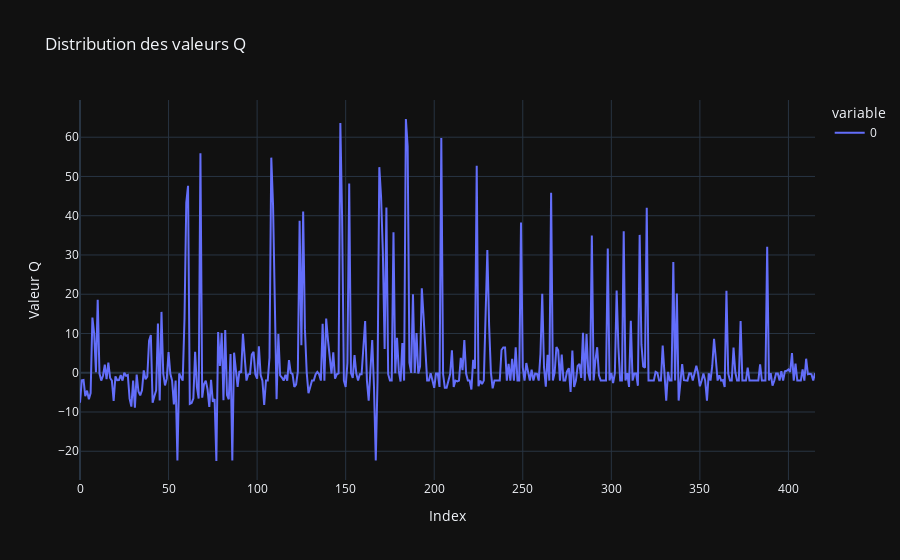

The code cell stored with this chart in its notebook:
### Code cell
import csv
import plotly.express as px

Q = {}

with open('../data/q_table.csv', newline='') as csvfile:
    reader = csv.DictReader(csvfile)
    for row in reader:
        # Convert keys and values properly
        state = eval(row['State'])  # safely parse the string to a tuple
        action = row['Action']
        value = float(row['Q_Value'])
        Q[(state, action)] = value

# Just to visualize the distribution of Q-values
val = list(Q.values())
fig = px.line(val, title="Distribution des valeurs Q").update_layout(
    xaxis_title="Index", yaxis_title="Valeur Q"
)
fig.show()

### Figure 1 — Plotly figure (JSON) as saved in the notebook; plotly's stock layout.template omitted (floating-point values rounded to 4 significant figures; data arrays with more than 128 entries replaced by an {"elided": "..."} marker saying what was removed)
{"data": [{"hovertemplate": "variable=0<br>index=%{x}<br>value=%{y}<extra></extra>", "legendgroup": "0", "line": {"color": "#636efa", "dash": "solid"}, "marker": {"symbol": "circle"}, "mode": "lines", "name": "0", "orientation": "v", "showlegend": true, "type": "scatter", "x": {"elided": "416 int values"}, "xaxis": "x", "y": {"elided": "416 float values"}, "yaxis": "y"}], "layout": {"legend": {"title": {"text": "variable"}, "tracegroupgap": 0}, "title": {"text": "Distribution des valeurs Q"}, "xaxis": {"anchor": "y", "domain": [0, 1], "title": {"text": "Index"}}, "yaxis": {"anchor": "x", "domain": [0, 1], "title": {"text": "Valeur Q"}}}}
